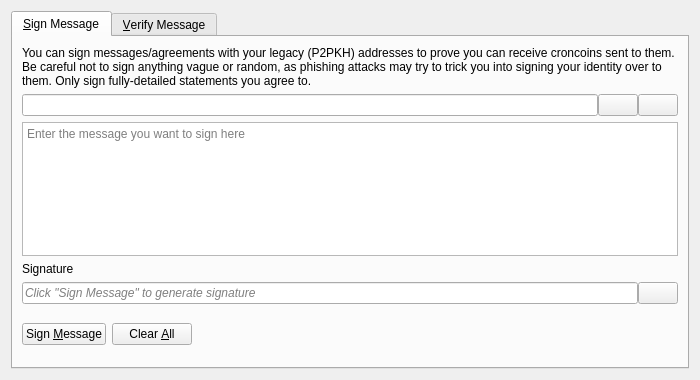
<?xml version="1.0" encoding="UTF-8"?>
<ui version="4.0">
 <class>SignVerifyMessageDialog</class>
 <widget class="QDialog" name="SignVerifyMessageDialog">
  <property name="geometry">
   <rect>
    <x>0</x>
    <y>0</y>
    <width>700</width>
    <height>380</height>
   </rect>
  </property>
  <property name="windowTitle">
   <string>Signatures - Sign / Verify a Message</string>
  </property>
  <property name="modal">
   <bool>true</bool>
  </property>
  <layout class="QVBoxLayout" name="verticalLayout">
   <item>
    <widget class="QTabWidget" name="tabWidget">
     <property name="currentIndex">
      <number>0</number>
     </property>
     <widget class="QWidget" name="tabSignMessage">
      <attribute name="title">
       <string>&amp;Sign Message</string>
      </attribute>
      <layout class="QVBoxLayout" name="verticalLayout_SM">
       <item>
        <widget class="QLabel" name="infoLabel_SM">
         <property name="text">
          <string>You can sign messages/agreements with your legacy (P2PKH) addresses to prove you can receive croncoins sent to them. Be careful not to sign anything vague or random, as phishing attacks may try to trick you into signing your identity over to them. Only sign fully-detailed statements you agree to.</string>
         </property>
         <property name="textFormat">
          <enum>Qt::PlainText</enum>
         </property>
         <property name="wordWrap">
          <bool>true</bool>
         </property>
        </widget>
       </item>
       <item>
        <layout class="QHBoxLayout" name="horizontalLayout_1_SM">
         <property name="spacing">
          <number>0</number>
         </property>
         <item>
          <widget class="QValidatedLineEdit" name="addressIn_SM">
           <property name="toolTip">
            <string>The CronCoin address to sign the message with</string>
           </property>
          </widget>
         </item>
         <item>
          <widget class="QPushButton" name="addressBookButton_SM">
           <property name="toolTip">
            <string>Choose previously used address</string>
           </property>
           <property name="text">
            <string/>
           </property>
           <property name="icon">
            <iconset resource="../croncoin.qrc">
             <normaloff>:/icons/address-book</normaloff>:/icons/address-book</iconset>
           </property>
           <property name="shortcut">
            <string>Alt+A</string>
           </property>
           <property name="autoDefault">
            <bool>false</bool>
           </property>
          </widget>
         </item>
         <item>
          <widget class="QPushButton" name="pasteButton_SM">
           <property name="toolTip">
            <string>Paste address from clipboard</string>
           </property>
           <property name="text">
            <string/>
           </property>
           <property name="icon">
            <iconset resource="../croncoin.qrc">
             <normaloff>:/icons/editpaste</normaloff>:/icons/editpaste</iconset>
           </property>
           <property name="shortcut">
            <string>Alt+P</string>
           </property>
           <property name="autoDefault">
            <bool>false</bool>
           </property>
          </widget>
         </item>
        </layout>
       </item>
       <item>
        <widget class="QPlainTextEdit" name="messageIn_SM">
         <property name="toolTip">
          <string>Enter the message you want to sign here</string>
         </property>
         <property name="placeholderText">
          <string>Enter the message you want to sign here</string>
         </property>
        </widget>
       </item>
       <item>
        <widget class="QLabel" name="signatureLabel_SM">
         <property name="text">
          <string>Signature</string>
         </property>
         <property name="textFormat">
          <enum>Qt::PlainText</enum>
         </property>
        </widget>
       </item>
       <item>
        <layout class="QHBoxLayout" name="horizontalLayout_2_SM">
         <property name="spacing">
          <number>0</number>
         </property>
         <item>
          <widget class="QLineEdit" name="signatureOut_SM">
           <property name="placeholderText">
            <string>Click "Sign Message" to generate signature</string>
           </property>
           <property name="font">
            <font>
             <italic>true</italic>
            </font>
           </property>
           <property name="readOnly">
            <bool>true</bool>
           </property>
          </widget>
         </item>
         <item>
          <widget class="QPushButton" name="copySignatureButton_SM">
           <property name="toolTip">
            <string>Copy the current signature to the clipboard</string>
           </property>
           <property name="text">
            <string/>
           </property>
           <property name="icon">
            <iconset resource="../croncoin.qrc">
             <normaloff>:/icons/editcopy</normaloff>:/icons/editcopy</iconset>
           </property>
           <property name="autoDefault">
            <bool>false</bool>
           </property>
          </widget>
         </item>
        </layout>
       </item>
       <item>
        <layout class="QHBoxLayout" name="horizontalLayout_3_SM">
         <item>
          <widget class="QPushButton" name="signMessageButton_SM">
           <property name="toolTip">
            <string>Sign the message to prove you own this CronCoin address</string>
           </property>
           <property name="text">
            <string>Sign &amp;Message</string>
           </property>
           <property name="icon">
            <iconset resource="../croncoin.qrc">
             <normaloff>:/icons/edit</normaloff>:/icons/edit</iconset>
           </property>
           <property name="autoDefault">
            <bool>false</bool>
           </property>
          </widget>
         </item>
         <item>
          <widget class="QPushButton" name="clearButton_SM">
           <property name="toolTip">
            <string>Reset all sign message fields</string>
           </property>
           <property name="text">
            <string>Clear &amp;All</string>
           </property>
           <property name="icon">
            <iconset resource="../croncoin.qrc">
             <normaloff>:/icons/remove</normaloff>:/icons/remove</iconset>
           </property>
           <property name="autoDefault">
            <bool>false</bool>
           </property>
          </widget>
         </item>
         <item>
          <spacer name="horizontalSpacer_1_SM">
           <property name="orientation">
            <enum>Qt::Horizontal</enum>
           </property>
           <property name="sizeHint" stdset="0">
            <size>
             <width>40</width>
             <height>48</height>
            </size>
           </property>
          </spacer>
         </item>
         <item>
          <widget class="QLabel" name="statusLabel_SM">
           <property name="font">
            <font>
             <weight>75</weight>
             <bold>true</bold>
            </font>
           </property>
           <property name="text">
            <string/>
           </property>
           <property name="wordWrap">
            <bool>true</bool>
           </property>
          </widget>
         </item>
         <item>
          <spacer name="horizontalSpacer_2_SM">
           <property name="orientation">
            <enum>Qt::Horizontal</enum>
           </property>
           <property name="sizeHint" stdset="0">
            <size>
             <width>40</width>
             <height>48</height>
            </size>
           </property>
          </spacer>
         </item>
        </layout>
       </item>
      </layout>
     </widget>
     <widget class="QWidget" name="tabVerifyMessage">
      <attribute name="title">
       <string>&amp;Verify Message</string>
      </attribute>
      <layout class="QVBoxLayout" name="verticalLayout_VM">
       <item>
        <widget class="QLabel" name="infoLabel_VM">
         <property name="text">
          <string>Enter the receiver's address, message (ensure you copy line breaks, spaces, tabs, etc. exactly) and signature below to verify the message. Be careful not to read more into the signature than what is in the signed message itself, to avoid being tricked by a man-in-the-middle attack. Note that this only proves the signing party receives with the address, it cannot prove sendership of any transaction!</string>
         </property>
         <property name="textFormat">
          <enum>Qt::PlainText</enum>
         </property>
         <property name="alignment">
          <set>Qt::AlignLeading|Qt::AlignLeft|Qt::AlignTop</set>
         </property>
         <property name="wordWrap">
          <bool>true</bool>
         </property>
        </widget>
       </item>
       <item>
        <layout class="QHBoxLayout" name="horizontalLayout_1_VM">
         <property name="spacing">
          <number>0</number>
         </property>
         <item>
          <widget class="QValidatedLineEdit" name="addressIn_VM">
           <property name="toolTip">
            <string>The CronCoin address the message was signed with</string>
           </property>
          </widget>
         </item>
         <item>
          <widget class="QPushButton" name="addressBookButton_VM">
           <property name="toolTip">
            <string>Choose previously used address</string>
           </property>
           <property name="text">
            <string/>
           </property>
           <property name="icon">
            <iconset resource="../croncoin.qrc">
             <normaloff>:/icons/address-book</normaloff>:/icons/address-book</iconset>
           </property>
           <property name="shortcut">
            <string>Alt+A</string>
           </property>
           <property name="autoDefault">
            <bool>false</bool>
           </property>
          </widget>
         </item>
        </layout>
       </item>
       <item>
        <widget class="QPlainTextEdit" name="messageIn_VM">
          <property name="toolTip">
            <string>The signed message to verify</string>
          </property>
          <property name="placeholderText">
            <string>The signed message to verify</string>
          </property>
        </widget>
       </item>
       <item>
        <widget class="QValidatedLineEdit" name="signatureIn_VM">
          <property name="toolTip">
            <string>The signature given when the message was signed</string>
          </property>
          <property name="placeholderText">
            <string>The signature given when the message was signed</string>
          </property>
        </widget>
       </item>
       <item>
        <layout class="QHBoxLayout" name="horizontalLayout_2_VM">
         <item>
          <widget class="QPushButton" name="verifyMessageButton_VM">
           <property name="toolTip">
            <string>Verify the message to ensure it was signed with the specified CronCoin address</string>
           </property>
           <property name="text">
            <string>Verify &amp;Message</string>
           </property>
           <property name="icon">
            <iconset resource="../croncoin.qrc">
             <normaloff>:/icons/transaction_0</normaloff>:/icons/transaction_0</iconset>
           </property>
           <property name="autoDefault">
            <bool>false</bool>
           </property>
          </widget>
         </item>
         <item>
          <widget class="QPushButton" name="clearButton_VM">
           <property name="toolTip">
            <string>Reset all verify message fields</string>
           </property>
           <property name="text">
            <string>Clear &amp;All</string>
           </property>
           <property name="icon">
            <iconset resource="../croncoin.qrc">
             <normaloff>:/icons/remove</normaloff>:/icons/remove</iconset>
           </property>
           <property name="autoDefault">
            <bool>false</bool>
           </property>
          </widget>
         </item>
         <item>
          <spacer name="horizontalSpacer_1_VM">
           <property name="orientation">
            <enum>Qt::Horizontal</enum>
           </property>
           <property name="sizeHint" stdset="0">
            <size>
             <width>40</width>
             <height>48</height>
            </size>
           </property>
          </spacer>
         </item>
         <item>
          <widget class="QLabel" name="statusLabel_VM">
           <property name="font">
            <font>
             <weight>75</weight>
             <bold>true</bold>
            </font>
           </property>
           <property name="text">
            <string/>
           </property>
           <property name="wordWrap">
            <bool>true</bool>
           </property>
          </widget>
         </item>
         <item>
          <spacer name="horizontalSpacer_2_VM">
           <property name="orientation">
            <enum>Qt::Horizontal</enum>
           </property>
           <property name="sizeHint" stdset="0">
            <size>
             <width>40</width>
             <height>48</height>
            </size>
           </property>
          </spacer>
         </item>
        </layout>
       </item>
      </layout>
     </widget>
    </widget>
   </item>
  </layout>
 </widget>
 <customwidgets>
  <customwidget>
   <class>QValidatedLineEdit</class>
   <extends>QLineEdit</extends>
   <header>qt/qvalidatedlineedit.h</header>
  </customwidget>
 </customwidgets>
 <resources>
  <include location="../croncoin.qrc"/>
 </resources>
 <connections/>
</ui>
